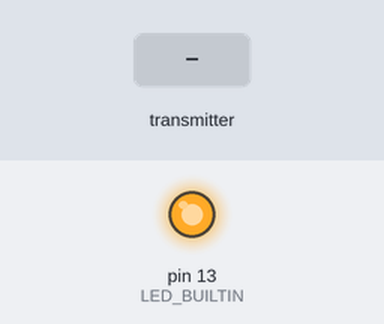
A sketch run on a simulated Arduino Uno, built with avr-gcc and run on an emulated ATmega328P. Parts: output pins drawn as LEDs (lit = HIGH). The test bench sets the inputs (shaded band). No radio packets arrive unless stated; what the sketch prints to the serial monitor is not drawn.

Above: at 1.7 s.
1.8 s: the transmitter starts sending received = 0
At 2.3 s:
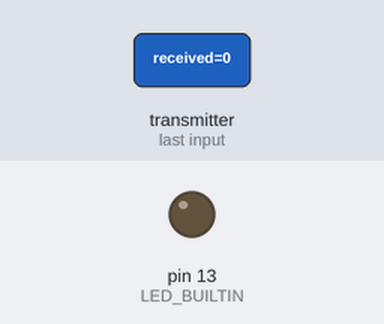
Timing chart, 0 to 4.8 s (numbered marks = the images above; inputs shaded):
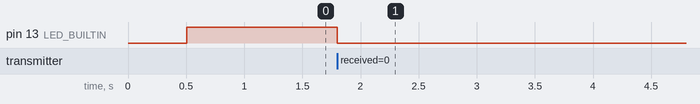

The sketch:

esp_pong.ino
```cpp
// Ping-Pong: NodeMCU (ESP8266) side (nRF24L01+)
// Listens for "PING" from Uno, replies with "PONG"
// CE=D2 (GPIO4), CSN=D8 (GPIO15)
// SPI: SCK=D5(GPIO14), MOSI=D7(GPIO13), MISO=D6(GPIO12)

#include <SPI.h>
#include <RF24.h>

RF24 radio(4, 15);  // CE=GPIO4 (D2), CSN=GPIO15 (D8)

// Pipe addresses (must match Uno side)
const uint8_t ADDR_RX[] = "UNO01";  // Uno writes here, ESP reads
const uint8_t ADDR_TX[] = "ESP01";  // ESP writes here, Uno reads

uint32_t pong_count = 0;

void setup() {
  Serial.begin(115200);
  delay(500);
  Serial.println(F("\n=== nRF24 Ping-Pong: NodeMCU ESP8266 ==="));

  if (!radio.begin()) {
    Serial.println(F("[FAIL] nRF24 not detected! Check wiring:"));
    Serial.println(F("  VCC  → 3V3 (NOT 5V!)"));
    Serial.println(F("  GND  → GND"));
    Serial.println(F("  CE   → D2 (GPIO4)"));
    Serial.println(F("  CSN  → D8 (GPIO15)"));
    Serial.println(F("  MOSI → D7 (GPIO13)"));
    Serial.println(F("  MISO → D6 (GPIO12)"));
    Serial.println(F("  SCK  → D5 (GPIO14)"));
    while (1) { delay(1000); }
  }

  radio.setPALevel(RF24_PA_LOW);
  radio.setDataRate(RF24_1MBPS);
  radio.setChannel(100);
  radio.setPayloadSize(8);
  radio.setAutoAck(true);
  radio.setRetries(5, 15);
  radio.openWritingPipe(ADDR_TX);
  radio.openReadingPipe(1, ADDR_RX);
  radio.startListening();

  pinMode(LED_BUILTIN, OUTPUT);
  digitalWrite(LED_BUILTIN, HIGH);  // OFF (NodeMCU LED is active-LOW)

  Serial.println(F("Radio OK. Listening for PING from Uno..."));
  Serial.println();
}

static uint32_t led_off_time = 0;

void loop() {
  // Turn off LED after blink duration
  if (led_off_time && millis() > led_off_time) {
    digitalWrite(LED_BUILTIN, HIGH);  // OFF (active-LOW)
    led_off_time = 0;
  }

  if (radio.available()) {
    uint32_t received;
    radio.read(&received, sizeof(received));
    pong_count++;

    // Blink LED on receive
    digitalWrite(LED_BUILTIN, LOW);  // ON (active-LOW)
    led_off_time = millis() + 100;

    Serial.print(F("PING received (#"));
    Serial.print(pong_count);
    Serial.print(F(", val="));
    Serial.print(received);
    Serial.print(F("ms) → sending PONG... "));

    // Send PONG reply
    radio.stopListening();
    uint32_t reply = received;  // echo back the timestamp
    bool ok = radio.write(&reply, sizeof(reply));
    radio.startListening();

    Serial.println(ok ? F("OK") : F("FAIL"));
  }
}
```

Measured:
- after the input at 1.8 s, pin 13 (LED_BUILTIN): HIGH → LOW at once
